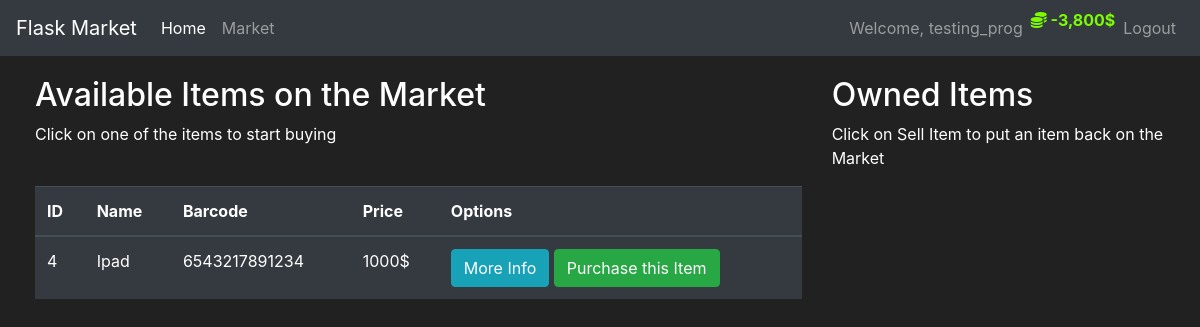
Screenshot of /market (signed in) with the database file from the repository.
### market/models.py (models this page shows, shortened)
class User(db.Model, UserMixin):
  id = db.Column(db.Integer(), primary_key=True)
  username = db.Column(db.String(length=30), nullable=False, unique=True)
  email_address = db.Column(db.String(length=50), nullable=False, unique=True)
  password_hash = db.Column(db.String(length=60), nullable=False)
  budget = db.Column(db.Integer(), nullable=False, default=1000)
  items = db.relationship('Item', backref='owned_user', lazy=True)
  @property
  def prettier_budget(self):
    if len(str(self.budget)) >= 4:
      return f'{str(self.budget)[:-3]},{str(self.budget)[-3:]}$'
    else:
      return f"{self.budget}$"
  @property
  def password(self):
    return self.password

class Item(db.Model):
  id = db.Column(db.Integer(), primary_key=True)
  name = db.Column(db.String(length=30), nullable=False, unique=True)
  price = db.Column(db.Integer(), nullable=False)
  barcode = db.Column(db.String(length=12), nullable=False, unique=True)
  description = db.Column(db.String(length=1024), nullable=False, unique=True)
  owner = db.Column(db.Integer(), db.ForeignKey('user.id'))

### market/routes.py (the view, shortened to what this page needs)
@app.route('/market', methods=['GET', 'POST'])
@login_required
def market_page():
  purchase_form = PurchaseItemForm()
  if request.method == "GET":
    items = Item.query.filter_by(owner=None)
    return render_template('market.html', items=items, purchase_form=purchase_form)

### market/models.py (called while the page is built)
@login_manager.user_loader
def load_user(user_id):
  return User.query.get(int(user_id))

### market/templates/market.html (shortened to what this page needs)
{% extends 'base.html' %}
{% block content %}
  <div class="row" style="margin-top: 20px; margin-left: 20px;">
    <div class="col-8">
      <h2>Available Items on the Market</h2>
      <p>Click on one of the items to start buying</p>
      <br>
      <table class="table table-hover table-dark">
        <thead>
          <tr>
            <th scope="col">ID</th>
            <th scope="col">Name</th>
            <th scope="col">Barcode</th>
            <th scope="col">Price</th>
            <th scope="col">Options</th>
          </tr>
        </thead>
        <tbody>
          {% for item in items %}
            <tr>
              <td>{{ item.id }}</td>
              <td>{{ item.name }}</td>
              <td>{{ item.barcode }}</td>
              <td>{{ item.price }}$</td>
              <td>
                <button class="btn btn-outline btn-info" data-toggle="modal" data-target="#Modal-MoreInfo-{{ item.id }}">More Info</button>
                <button class="btn btn-outline btn-success" data-toggle="modal" data-target="#Modal-PurchaseConfirm-{{ item.id }}">Purchase this Item</button>
              </td>
            </tr>
          {% endfor %}
        </tbody>
      </table>
    </div>
    <div class="col-4">
      <h2>Owned Items</h2>
      <p>Click on Sell Item to put an item back on the Market</p>
      <br>
    </div>
  </div>
{% endblock %}

### market/templates/base.html (shortened to what this page needs)
<!DOCTYPE html>
<html lang="en">
  <head>
    <link rel="stylesheet" href="https://cdn.jsdelivr.net/npm/bootstrap@4.5.3/dist/css/bootstrap.min.css">
    <link rel="stylesheet" href="https://cdnjs.cloudflare.com/ajax/libs/font-awesome/6.4.0/css/all.min.css" />
  </head>
  <body>
    <nav class="navbar navbar-expand-md navbar-dark bg-dark">
      <a class="navbar-brand" href="#">Flask Market</a>
      <div class="collapse navbar-collapse" id="navbarNav">
        <ul class="navbar-nav mr-auto">
          <li class="nav-item active">
            <a class="nav-link" href="{{ url_for('home_page') }}">Home <span class="sr-only">(current)</span></a>
          </li>
          <li class="nav-item">
            <a class="nav-link" href="{{ url_for('market_page') }}">Market</a>
          </li>
        </ul>
        {% if current_user.is_authenticated %}
          <ul class="navbar-nav">
            <li class="nav-item">
              <a class="nav-link">Welcome, {{ current_user.username }}</a>
            </li>
            <li class="nav-item" style="color: lawngreen; font-weight: bold">
              <i class="fas fa-coins"></i>
              {{ current_user.prettier_budget }}
            </li>
            <li class="nav-item">
              <a class="nav-link" href="{{ url_for('logout_page') }}">Logout</a>
            </li>
          </ul>
        {% endif %}
      </div>
    </nav>
    {% block content %}
    {% endblock %}
  </body>
</html>

### market/templates/base.html (style rules this page uses)
body { background-color: #212121; color: white; }

### rows the page displays
User: username "testing_prog", prettier_budget "-3,800$"
Item: id "4", name "Ipad", barcode "6543217891234", price "1000"
